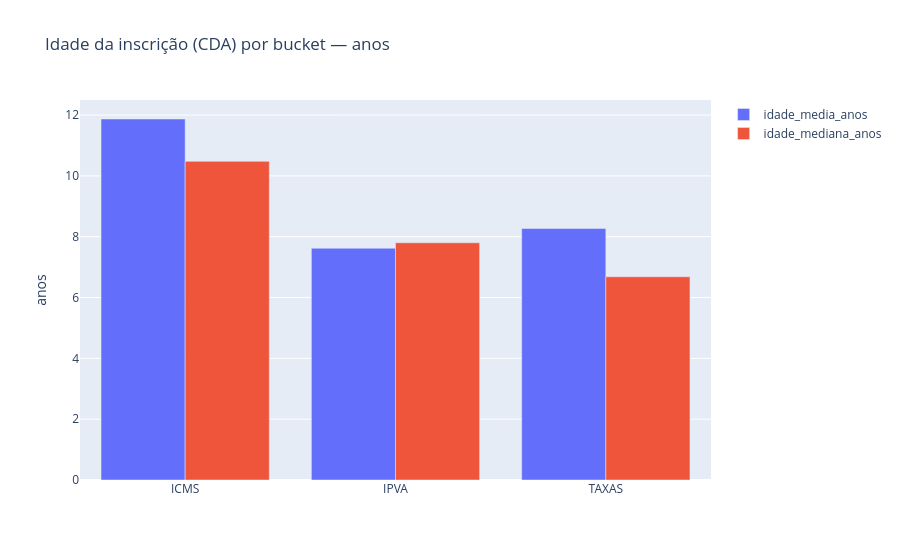

The notebook cell this image was saved under:
### Code cell
out = ARTIFACTS if "ARTIFACTS" in globals() else Path.cwd() / "eda_completo_artifacts"
fig_i = px.bar(
    idade.to_dicts(),
    x="bucket",
    y=["idade_media_anos", "idade_mediana_anos"],
    barmode="group",
    title="Idade da inscrição (CDA) por bucket — anos",
    labels={"value": "anos", "bucket": "", "variable": ""},
)
fig_i.show()
fig_i.write_html(str(out / "fig_idade_cda_bucket.html"))
ok_idade = "idade" in globals() and idade.height >= 1
csv_b = out / "tipo_debito_buckets.csv"
ok_depara = csv_b.is_file()
print("DoD etapa 3:", "PASS" if ok_idade and ok_depara else "parcial", "| idade", ok_idade, "| depara csv", ok_depara)

### Figure 1 — Plotly figure (JSON) as saved in the notebook; plotly's stock layout.template omitted (floating-point values rounded to 4 significant figures)
{"data": [{"alignmentgroup": "True", "hovertemplate": "=%{x}<br>anos=%{y}<extra></extra>", "legendgroup": "idade_media_anos", "marker": {"color": "#636efa", "pattern": {"shape": ""}}, "name": "idade_media_anos", "offsetgroup": "idade_media_anos", "orientation": "v", "showlegend": true, "textposition": "auto", "type": "bar", "x": ["ICMS", "IPVA", "TAXAS"], "xaxis": "x", "y": [11.87, 7.62, 8.269], "yaxis": "y"}, {"alignmentgroup": "True", "hovertemplate": "=%{x}<br>anos=%{y}<extra></extra>", "legendgroup": "idade_mediana_anos", "marker": {"color": "#EF553B", "pattern": {"shape": ""}}, "name": "idade_mediana_anos", "offsetgroup": "idade_mediana_anos", "orientation": "v", "showlegend": true, "textposition": "auto", "type": "bar", "x": ["ICMS", "IPVA", "TAXAS"], "xaxis": "x", "y": [10.48, 7.801, 6.682], "yaxis": "y"}], "layout": {"barmode": "group", "legend": {"title": {"text": ""}, "tracegroupgap": 0}, "title": {"text": "Idade da inscrição (CDA) por bucket — anos"}, "xaxis": {"anchor": "y", "domain": [0, 1], "title": {"text": ""}}, "yaxis": {"anchor": "x", "domain": [0, 1], "title": {"text": "anos"}}}}
